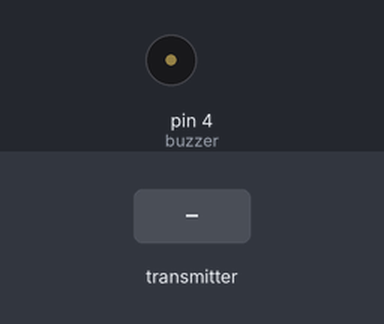
A sketch run on a simulated Arduino Uno, built with avr-gcc and run on an emulated ATmega328P. Parts: buzzer (waves = sounding, pin HIGH). The inputs (shaded band) are chosen by the test bench. No radio packets arrive unless stated.

Above: at 1.2 s.
1.3 s: the transmitter starts sending action = 256
At 2.5 s:
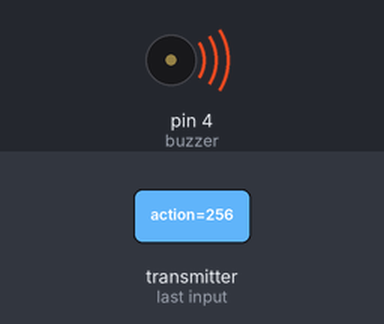
2.8 s: the transmitter starts sending action = 0
At 3.7 s:
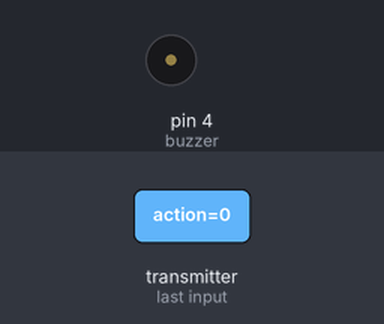
4.3 s: the transmitter starts sending action = 512
At 4.9 s:
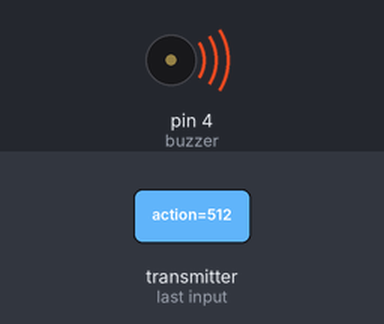
Timing chart, 0 to 7.3 s (numbered marks = the images above; inputs shaded):
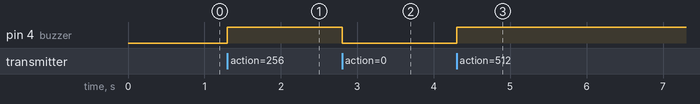

Measured:
- after the input at 1.3 s, pin 4 (buzzer): LOW → HIGH at once
- after the input at 2.8 s, pin 4 (buzzer): HIGH → LOW at once
- after the input at 4.3 s, pin 4 (buzzer): LOW → HIGH at once

The sketch:

action_receiver.ino
```cpp
// Code 1 : Sending Text (Receiver)
// Library: TMRh20/RF24 (https://github.com/tmrh20/RF24/)

#include <SPI.h>
#include <RF24.h>
#include <nRF24L01.h>

#define buzzer 4

RF24 radio(9, 8); // CE, CSN
const byte address[6] = "00001";

void setup() {
  Serial.begin(9600);
  pinMode(buzzer, OUTPUT);
  radio.begin();
  radio.openReadingPipe(0, address);
  radio.setPALevel(RF24_PA_MIN);
  radio.startListening();
};

void loop() {

  while (radio.available())
  { int action;
    radio.read(&action, sizeof(action));
    if (action>150)
    {digitalWrite(buzzer, HIGH);}
    else {digitalWrite(buzzer, LOW); }
  }
};
```
